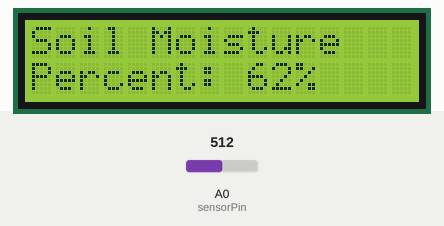
Recording of a sketch running on a simulated Arduino Uno, built with avr-gcc and run on an emulated ATmega328P. Shown: 16×2 character LCD. The inputs (shaded band) are chosen by the test bench; at power-on: A0 (sensorPin) = 512. What the sketch prints to the serial monitor is not drawn.

Above: at 1.2 s.
1.3 s: A0 (sensorPin) set to 716
At 2.9 s:
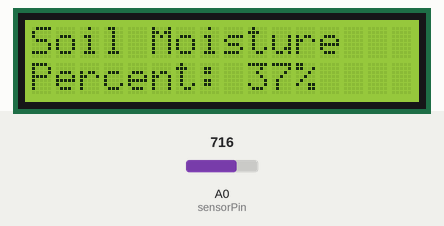
5.4 s: A0 (sensorPin) set to 900
At 6.9 s:
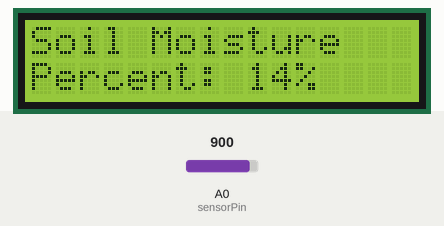
8.7 s: A0 (sensorPin) set to 1023
At 9.9 s:
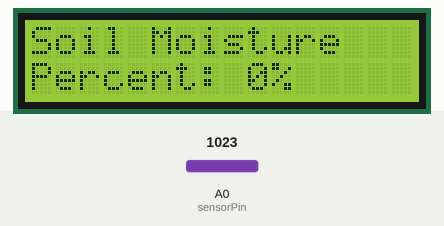
Timing chart, 0 to 11.7 s (numbered marks = the images above; inputs shaded):
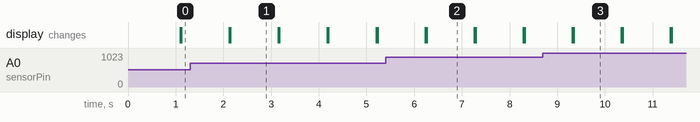

The sketch:

MoistureSensor.ino
```cpp
#include <LiquidCrystal_I2C.h>


LiquidCrystal_I2C lcd(0x27,2,1,0,4,5,6,7,3,POSITIVE);

int sensorPin = A0;
int sensorValue = 0;
int percentValue = 0;

void setup() {
  Serial.begin(9600);
  lcd.begin(16,2);
  lcd.setBacklight(HIGH);
}

void loop() {

  sensorValue = analogRead(sensorPin);
  Serial.print("\n\nAnalog Value: ");
  Serial.print(sensorValue);

  percentValue = map(sensorValue, 1023, 200, 0, 100);
  Serial.print("\nPercentValue: ");
  Serial.print(percentValue);
  Serial.print("%");
  lcd.setCursor(0, 0);
  lcd.print("Soil Moisture");

  lcd.setCursor(0, 1);
  lcd.print("Percent: ");
  lcd.print(percentValue);
  lcd.print("%");
  delay(1000);
  lcd.clear();
}
```

Measured:
- after the input at 1.3 s, the display: first differs from a run without the input after 0.85 s (image 1)
- after the input at 5.4 s, the display: first differs from a run without the input after 0.86 s (image 2)
- after the input at 8.7 s, the display: first differs from a run without the input after 0.64 s (image 3)
- what the display in image 1 shows lasts 1.0 s, from 2.1 s to 3.1 s
